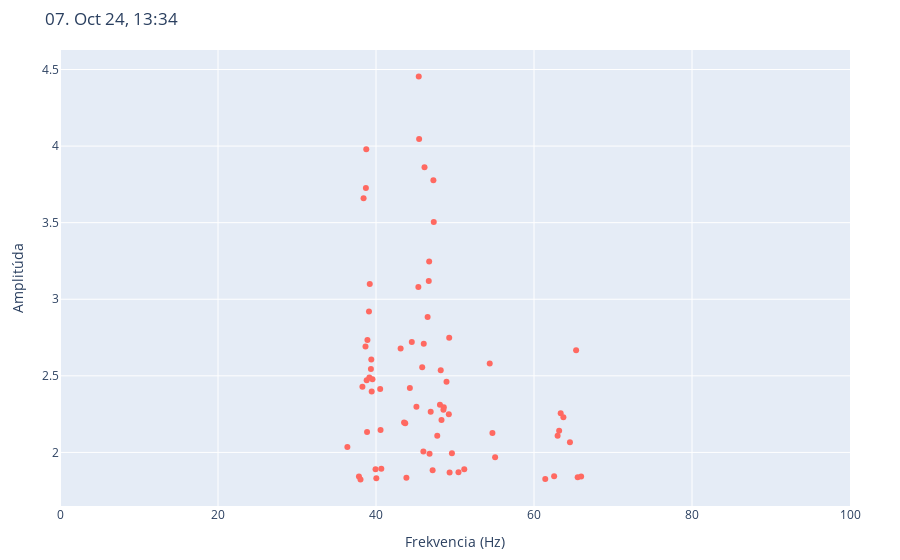

Notebook cell for this chart:
### Code cell
row = 468
local_time = datetime.fromisoformat(df.iloc[row]["time"]).astimezone(
    pytz.timezone('Europe/Bratislava'))
print(local_time.strftime('%d. %b %y, %H:%M'))

row_data = df.iloc[row][list(range(23))]

weighted_sum = sum(d['a'] * d['f'] for d in row_data)
sum_of_weights = sum(d['a'] for d in row_data)

weighted_mean = weighted_sum / sum_of_weights

print(f"I: \t{weighted_mean:.2f} Hz")

row_data = df.iloc[row][list(range(23, 57))]

weighted_sum = sum(d['a'] * d['f'] for d in row_data)
sum_of_weights = sum(d['a'] for d in row_data)

weighted_mean = weighted_sum / sum_of_weights

print(f"II: \t{weighted_mean:.2f} Hz")

plot_spectrum(df, row=row, color='#FF6961',
              column_range=(0, 70), local_time=local_time)

### Figure 1 — Plotly figure (JSON) as saved in the notebook; plotly's stock layout.template omitted (floating-point values rounded to 4 significant figures)
{"data": [{"marker": {"color": "#FF6961"}, "mode": "markers", "type": "scatter", "x": [36.38, 37.84, 38.04, 38.28, 38.43, 38.67, 38.72, 38.77, 38.82, 38.87, 38.92, 39.11, 39.16, 39.21, 39.36, 39.4, 39.45, 39.55, 39.94, 40.04, 40.53, 40.58, 40.67, 43.12, 43.55, 43.7, 43.85, 44.29, 44.53, 45.12, 45.36, 45.41, 45.46, 45.85, 46.0, 46.04, 46.14, 46.53, 46.68, 46.73, 46.78, 46.92, 47.17, 47.27, 47.31, 47.75, 48.1, 48.19, 48.29, 48.54, 48.58, 48.93, 49.22, 49.27, 49.32, 49.61, 50.44, 51.17, 54.39, 54.74, 55.08, 61.43, 62.55, 62.99, 63.18, 63.38, 63.72, 64.55, 65.33, 65.53, 65.97], "y": [2.035, 1.843, 1.824, 2.429, 3.659, 2.692, 3.727, 3.979, 2.471, 2.134, 2.733, 2.919, 2.489, 3.1, 2.545, 2.607, 2.397, 2.478, 1.89, 1.831, 2.414, 2.147, 1.893, 2.679, 2.196, 2.19, 1.835, 2.42, 2.72, 2.298, 3.08, 4.454, 4.046, 2.556, 2.005, 2.709, 3.862, 2.884, 3.119, 3.246, 1.992, 2.265, 1.883, 3.778, 3.505, 2.109, 2.311, 2.536, 2.212, 2.279, 2.296, 2.462, 2.25, 2.749, 1.869, 1.994, 1.87, 1.891, 2.58, 2.126, 1.968, 1.826, 1.844, 2.109, 2.142, 2.255, 2.229, 2.066, 2.667, 1.837, 1.843]}], "layout": {"margin": {"b": 50, "l": 60, "r": 50, "t": 50}, "showlegend": false, "title": {"text": "07. Oct 24, 13:34"}, "xaxis": {"range": [0, 100], "title": {"text": "Frekvencia (Hz)"}}, "yaxis": {"title": {"text": "Amplitúda"}}}}
